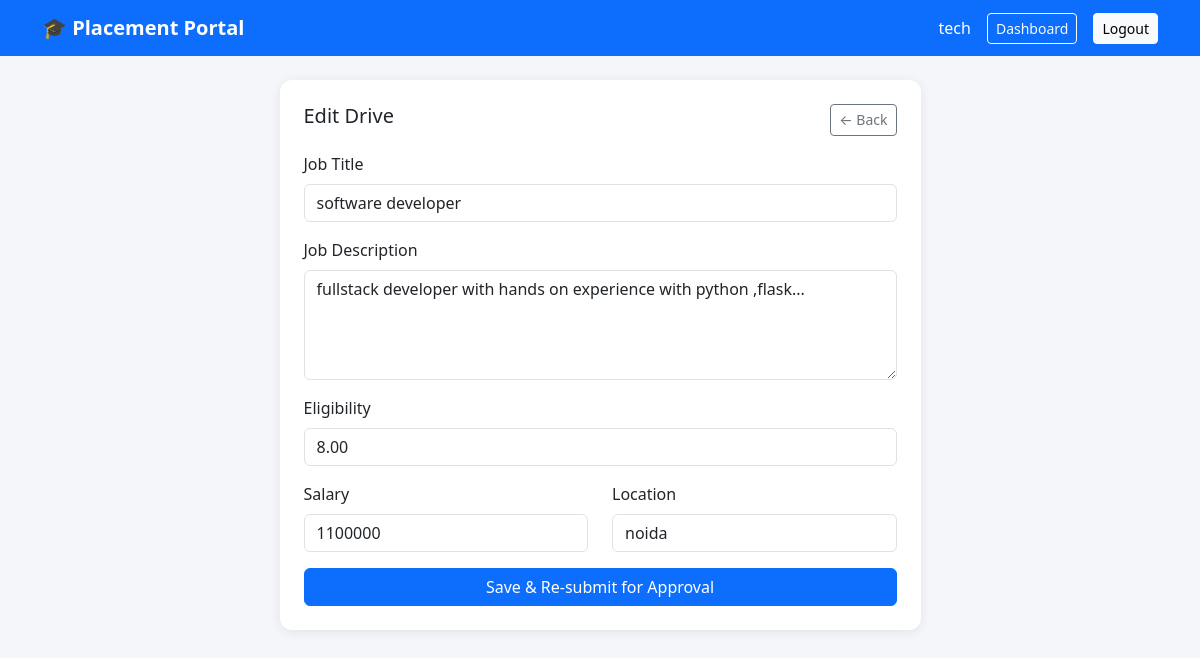
Page /company/drive/1/edit (signed in) on the committed database.
### models.py (models this page shows, shortened)
class Company(UserMixin, db.Model):
    id             = db.Column(db.Integer,     primary_key=True)
    username       = db.Column(db.String(50),  unique=True, nullable=False)
    email          = db.Column(db.String(120), unique=True, nullable=False)
    name           = db.Column(db.String(150), nullable=False)
    hr_contact     = db.Column(db.String(100))
    phone          = db.Column(db.String(20))
    website        = db.Column(db.String(200))
    overview       = db.Column(db.Text)
    password       = db.Column(db.String(256), nullable=False)
    is_approved    = db.Column(db.Boolean, default=False)
    is_blacklisted = db.Column(db.Boolean, default=False)
    joined_on      = db.Column(db.DateTime, default=datetime.utcnow)
    role           = 'company'
    drives = db.relationship('PlacementDrive', backref='company', lazy=True, cascade='all, delete-orphan')

class PlacementDrive(db.Model):
    id          = db.Column(db.Integer,     primary_key=True)
    company_id  = db.Column(db.Integer,     db.ForeignKey('company.id'), nullable=False)
    job_title   = db.Column(db.String(150), nullable=False)
    description = db.Column(db.Text,        nullable=False)
    eligibility = db.Column(db.Text)
    salary      = db.Column(db.String(50))
    location    = db.Column(db.String(100))
    deadline    = db.Column(db.Date)
    status      = db.Column(db.String(20),  default='Pending')
    created_on  = db.Column(db.DateTime,    default=datetime.utcnow)
    applications = db.relationship('Application', backref='drive', lazy=True, cascade='all, delete-orphan')

### routes/company.py (the view, shortened to what this page needs)
@company_bp.route('/drive/<int:id>/edit', methods=['GET', 'POST'])
@login_required
def edit_drive(id):
    drive = PlacementDrive.query.get_or_404(id)
    if drive.company_id != current_user.id:
        flash('Not your drive.', 'danger')
        return redirect(url_for('company.dashboard'))
    return render_template('company/edit_drive.html', drive=drive)

### extensions.py (called while the page is built)
@login_manager.user_loader
def load_user(user_id):
    from flask import session
    from models import Admin, Company, Student
    role = session.get('role')
    if role == 'admin':
        return Admin.query.get(int(user_id))
    if role == 'company':
        return Company.query.get(int(user_id))
    if role == 'student':
        return Student.query.get(int(user_id))

### templates/company/edit_drive.html (shortened to what this page needs)
{% extends 'base.html' %}
{% block content %}
<div class="row justify-content-center">
    <div class="col-md-7">
        <div class="card p-4">
            <div class="d-flex justify-content-between mb-3">
                <h5>Edit Drive</h5>
                <a href="{{ url_for('company.dashboard') }}" class="btn btn-outline-secondary btn-sm">← Back</a>
            </div>
            <form method="POST">
                <div class="mb-3">
                    <label class="form-label">Job Title</label>
                    <input type="text" name="job_title" class="form-control" value="{{ drive.job_title }}" required>
                </div>
                <div class="mb-3">
                    <label class="form-label">Job Description</label>
                    <textarea name="description" class="form-control" rows="4">{{ drive.description }}</textarea>
                </div>
                <div class="mb-3">
                    <label class="form-label">Eligibility</label>
                    <input type="text" name="eligibility" class="form-control" value="{{ drive.eligibility or '' }}">
                </div>
                <div class="row">
                    <div class="col-md-6 mb-3">
                        <label class="form-label">Salary</label>
                        <input type="text" name="salary" class="form-control" value="{{ drive.salary or '' }}">
                    </div>
                    <div class="col-md-6 mb-3">
                        <label class="form-label">Location</label>
                        <input type="text" name="location" class="form-control" value="{{ drive.location or '' }}">
                    </div>
                </div>
                <button type="submit" class="btn btn-primary w-100">Save & Re-submit for Approval</button>
            </form>
        </div>
    </div>
</div>
{% endblock %}

### templates/base.html (shortened to what this page needs)
<!DOCTYPE html>
<html lang="en">
<head>
    <link href="https://cdn.jsdelivr.net/npm/bootstrap@5.3.0/dist/css/bootstrap.min.css" rel="stylesheet">
</head>
<body>
<nav class="navbar navbar-expand-lg navbar-dark bg-primary mb-4">
    <div class="container">
        <a class="navbar-brand" href="/">🎓 Placement Portal</a>
        <div class="ms-auto d-flex align-items-center gap-3">
            {% if current_user.is_authenticated %}
                <span class="text-white">{{ current_user.name }}</span>
                {% if current_user.role == 'admin' %}
                    <a href="{{ url_for('admin.dashboard') }}"   class="btn btn-outline-light btn-sm">Dashboard</a>
                {% elif current_user.role == 'company' %}
                    <a href="{{ url_for('company.dashboard') }}" class="btn btn-outline-light btn-sm">Dashboard</a>
                {% else %}
                    <a href="{{ url_for('student.dashboard') }}" class="btn btn-outline-light btn-sm">Dashboard</a>
                    <a href="{{ url_for('student.history') }}"   class="btn btn-outline-light btn-sm">History</a>
                {% endif %}
                <a href="{{ url_for('auth.logout') }}" class="btn btn-light btn-sm">Logout</a>
            {% else %}
                <a href="{{ url_for('auth.login') }}"    class="btn btn-outline-light btn-sm">Login</a>
                <a href="{{ url_for('auth.register') }}" class="btn btn-light btn-sm">Register</a>
            {% endif %}
        </div>
    </div>
</nav>
<div class="container">
    {% block content %}{% endblock %}
</div>
</body>
</html>

### templates/base.html (style rules this page uses)
body { background: #f4f6f9; }
.navbar-brand { font-weight: 700; }
.card { border: none; border-radius: 12px; box-shadow: 0 2px 12px rgba(0,0,0,0.08); }

### rows in the picture
Company: name "tech"
PlacementDrive: job_title "software developer", description "fullstack developer with hands on experience with python ,flask...", eligibility "8.00", salary "1100000", location "noida"
